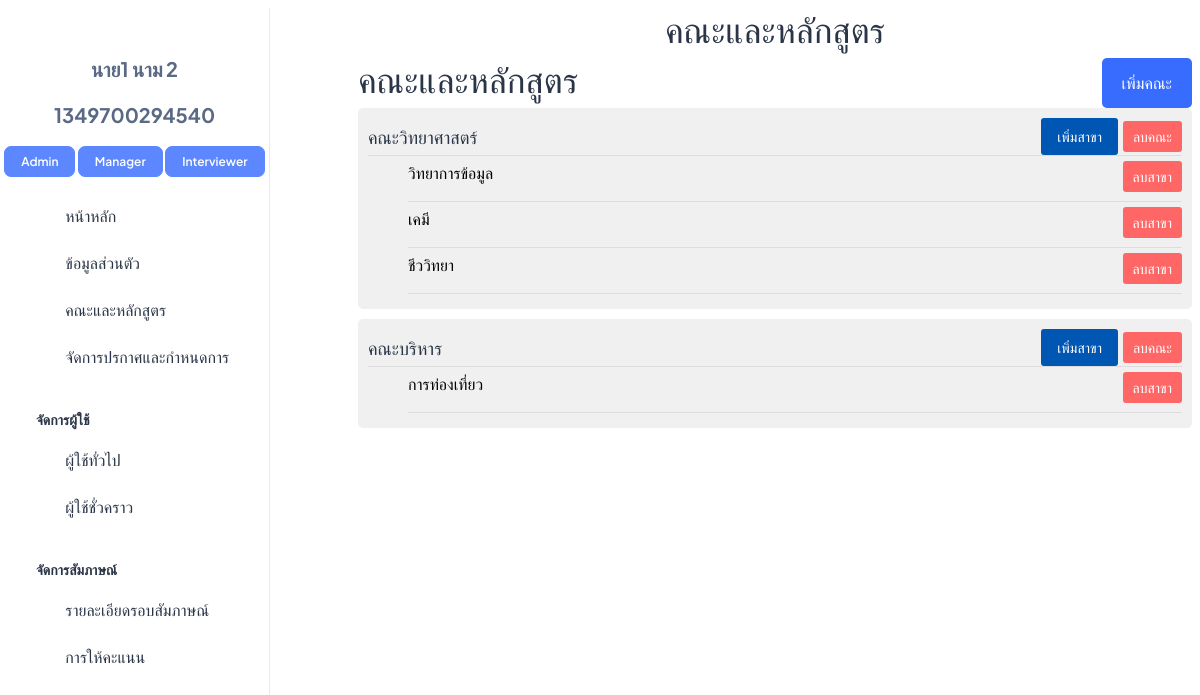
Page /FacultyMajor (signed in) on the committed database.
### interview/models.py (models this page shows, shortened)
class User(AbstractBaseUser, PermissionsMixin):
    email = models.EmailField(unique=True)
    username = models.CharField(max_length=30, unique=True)
    first_name = models.CharField(max_length=100)
    last_name = models.CharField(max_length=100)
    gender = models.CharField(max_length=20)
    address = models.CharField(max_length=400)
    postcode = models.CharField(max_length=20)
    phone_number = models.CharField(max_length=10)
    citizen_id = models.CharField(max_length=13,unique=True)
    birth_date = models.DateField(blank=True,null=True)
    date_joined = models.DateTimeField(default=timezone.now)
    is_active = models.BooleanField(default=True)
    is_staff = models.BooleanField(default=False)
    objects = CustomUserManager()
    USERNAME_FIELD = 'username'  # แก้ให้ USERNAME_FIELD เป็น 'email' แทน
    EMAIL_FIELD = 'email'  # แก้ให้ EMAIL_FIELD เป็น 'email' แทน
    REQUIRED_FIELDS = ['email']  # ไม่ต้องระบุใน REQUIRED_FIELDS แล้ว

class Role(models.Model):
    DEFAULT_ROLES = ['Admin', 'Manager','Interviewer', 'Student']
    name = models.CharField(max_length=50, default=DEFAULT_ROLES[0], choices=[(role, role) for role in DEFAULT_ROLES])
    users = models.ManyToManyField(User, related_name='roles', blank=True)
    TemporaryUser = models.ManyToManyField(TemporaryUser, related_name='roles', blank=True)

class Faculty(models.Model):
    faculty = models.CharField(max_length=100)
    users = models.ManyToManyField(User,blank=True)
    TemporaryUser = models.ManyToManyField(TemporaryUser , blank=True)

class Major(models.Model):
    major = models.CharField(max_length=100)
    faculty = models.ForeignKey(Faculty, on_delete=models.CASCADE)
    default_manager = models.ManyToManyField(User, blank=True,related_name='manager')
    users = models.ManyToManyField(User,blank=True)
    TemporaryUser = models.ManyToManyField(TemporaryUser , blank=True)

### interview/views.py (the view)
# urls.py: path('FacultyMajor',FacultyMajor, name='FacultyMajor'),
@login_required
@user_passes_test(is_admin)
def FacultyMajor(request):
    faculty_all = Faculty.objects.all()
    return render(request,'admin/FacultyMajor.html',{"faculty":faculty_all})

### interview/views.py (called while the page is built)
def is_admin(user):
    if isinstance(user, User):
        return user.roles.filter(name='Admin').exists()
    else:
        return False

### interview/templates/admin/FacultyMajor.html (shortened to what this page needs)
{% extends 'admin/base/n_base.html' %}
{% load static %}
{% block css_js %}
<link rel="stylesheet" href="{% static 'css/admin_css/Faculty.css' %}" />
{% endblock %}
{% block topic %}
<h1 class="text-3xl text-gray-100 mt-2 text-center">คณะและหลักสูตร</h1>
{% endblock %}
{% block content %}
<div class="pt-14 px-2">
  <div class="top-up">
    <h1>คณะและหลักสูตร</h1>
    <button onclick="add_Faculty()">เพิ่มคณะ</button>
</div>
<div class="faculty-container">
  {% for i in faculty %}
    <div class="faculty">
      <div class="faculty-header">
        <h2>{{ i.faculty }}</h2>
        <div class="faculty-buttons">
          <button  class="add-button" onclick="add_Major('{{ i.faculty }}', '{{ i.id }}')">เพิ่มสาขา</button>
          <a href="delete_Faculty/{{i.id}}"><button class="delete-button">ลบคณะ</button></a>
        </div>
      </div>
      <div class="major-list">
        {% for major in i.major_set.all %}
          <div class="major-item">
            <p>{{ major.major }}</p>
            <a href="delete_Major/{{major.id}}"><button class="delete-button">ลบสาขา</button></a>
          </div>
        {% endfor %}
      </div>
    </div>
  {% endfor %}
</div>
</div>
{% endblock %}

### interview/templates/admin/base/n_base.html (shortened to what this page needs)
<!DOCTYPE html>
<html lang="en">
    <head>
        {% load static %}
        <link rel="stylesheet" href="{% static 'css/styles.min.css' %}" />
        {% block css_js %}
        {% endblock %}
      </head>
    <body>
        {% include 'admin/base/n_sidebar.html' %}
        <div style="padding-left: 350px;">
            {% block topic %}
            {% endblock %}
            {% block content %}
            {% endblock %}
        </div>
    </body>
</html>

### interview/templates/admin/base/n_sidebar.html (shortened to what this page needs)
<!DOCTYPE html>
<html lang="en">
    <head>
        {% load static %}
        <link rel="stylesheet" href="{% static 'css/styles.min.css' %}" />
      </head>
<body>
<aside class="left-sidebar position-fixed">
    <div>
        {% if user.is_authenticated %}
        <a href="{% url 'log_out' %}">
            <i class="ti ti-logout fs-8 text-danger"style="display: block; text-align: center;"></i>
        </a>
        <p class="text-center pt-3 fw-bolder fs-6 text-muted">{{ user.first_name }} {{ user.last_name }}</p>
        <p class="text-center fw-bolder fs-6 text-muted">{{ user.citizen_id }}</p>
        <div class="text-center">
            {% for role in user.roles.all %}
                {% if role.name == 'Admin' %}
                <a href="{% url 'Admin_page' %}" class="btn btn-primary fs-2 fw-semibold lh-sm">Admin</a>
                {% endif %}
                {% if role.name == 'Manager' %}
                <a href="{% url 'Manager_page' %}" class="btn btn-primary fs-2 fw-semibold lh-sm">Manager</a>
                {% endif %}
                {% if role.name == 'Interviewer' %}
                <a href="{% url 'Interviewer_page' %}" class="btn btn-primary fs-2 fw-semibold lh-sm">Interviewer</a>
                {% endif %}
            {% endfor %}
        </div>
        {% endif %}
      </div>
      <nav class="sidebar-nav scroll-sidebar" data-simplebar="">
        <ul id="sidebarnav">
          <li class="sidebar-item mt-3">
            <a class="sidebar-link" href="{% url 'Admin_page'%}" aria-expanded="false">
              <span>
                <i class="ti ti-home"></i>
              </span>
              <span class="hide-menu fs-4">หน้าหลัก</span>
            </a>
          </li>
          <li class="sidebar-item">
            <a class="sidebar-link" href="{% url 'profile'%}" aria-expanded="false">
              <span>
                <i class="ti ti-user-circle"></i>
              </span>
              <span class="hide-menu fs-4">ข้อมูลส่วนตัว</span>
            </a>
          </li>
          <li class="sidebar-item">
            <a class="sidebar-link" href="{% url 'FacultyMajor'%}" aria-expanded="false">
              <span>
                <i class="ti ti-book"></i>
              </span>
              <span class="hide-menu fs-4">คณะและหลักสูตร</span>
            </a>
          </li>
          <li class="sidebar-item">
            <a class="sidebar-link" href="{% url 'Announcement'%}" aria-expanded="false">
              <span>
                <i class="ti ti-book"></i>
              </span>
              <span class="hide-menu fs-4">จัดการปรกาศและกำหนดการ</span>
            </a>
          </li>
          <li class="nav-small-cap">
            <span class="hide-menu fs-3">จัดการผู้ใช้</span>
          </li>
          <li class="sidebar-item">
            <a class="sidebar-link" href="{% url 'User'%}" aria-expanded="false">
              <span>
                <i class="ti ti-user-check"></i>
              </span>
              <span class="hide-menu fs-4">ผู้ใช้ทั่วไป</span>
            </a>
          </li>
          <li class="sidebar-item">
            <a class="sidebar-link" href="{% url 'TemporaryUser'%}" aria-expanded="false">
              <span>
                <i class="ti ti-user-x"></i>
              </span>
              <span class="hide-menu fs-4">ผู้ใช้ชั่วคราว</span>
            </a>
          </li>
          <li class="nav-small-cap">
            <span class="hide-menu fs-3">จัดการสัมภาษณ์</span>
          </li>
          <li class="sidebar-item">
            <a class="sidebar-link" href="{% url 'Interview'%}" aria-expanded="false">
              <span>
                <i class="ti ti-clipboard-text"></i>
              </span>
              <span class="hide-menu fs-4">รายละเอียดรอบสัมภาษณ์</span>
            </a>
          </li>
          <li class="sidebar-item">
            <a class="sidebar-link" href="{% url 'Score'%}" aria-expanded="false">
              <span>
                <i class="ti ti-clipboard-check"></i>
              </span>
              <span class="hide-menu fs-4">การให้คะแนน</span>
            </a>
          </li>
        </ul>
      </nav>
  </aside>
</body>
</html>

### interview/static/css/admin_css/Faculty.css (style rules this page uses)
body { margin: 0; padding: 0; box-sizing: border-box; }
.top-up { display: flex; justify-content: space-between; }
.top-up h1 { display: inline; }
.top-up button { background-color: #376CFF; color: white; padding: 10px 20px; font-size: 16px; border: none; border-radius: 5px; cursor: pointer; }
.faculty-container { display: flex; flex-direction: column; align-items: flex-start; }
.faculty { margin-bottom: 10px; padding: 10px; background-color: #f0f0f0; border-radius: 5px; width: 100%; }
.faculty-header { display: flex; justify-content: space-between; align-items: center; border-bottom: 1px solid #ddd; }
.faculty h2 { margin: 0; font-size: 18px; }
.faculty-buttons { display: flex; align-items: center; }
.faculty-buttons button { margin-left: 5px; }
.major-list { margin-left: 40px; }
.major-item { margin-top: 5px; margin-bottom: 5px; display: flex; justify-content: space-between; color: #000; border-bottom: 0.5px solid #ddd; }
.major-item p { font-size: 16px; }
.delete-button { background-color: #ff6666; color: #fff; border: none; padding: 5px 10px; border-radius: 3px; cursor: pointer; }
.add-button { background-color: #007BFF; color: #fff; padding: 8px 16px; font-size: 14px; border: none; border-radius: 3px; cursor: pointer; }
.add-button { background-color: #0056b3; }

### rows in the picture
User: first_name "นาย1", last_name "นาม 2", citizen_id "1349700294540"
Role: name "Admin"
Role: name "Manager"
Role: name "Interviewer"
Faculty: faculty "คณะวิทยาศาสตร์"
Major: major "วิทยาการข้อมูล"
Major: major "เคมี"
Major: major "ชีววิทยา"
Faculty: faculty "คณะบริหาร"
Major: major "การท่องเที่ยว"
